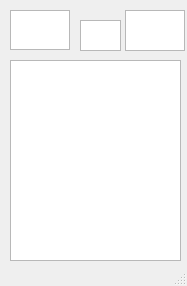
<?xml version="1.0" encoding="UTF-8"?>
<ui version="4.0">
 <class>mineWindow</class>
 <widget class="QMainWindow" name="mineWindow">
  <property name="geometry">
   <rect>
    <x>0</x>
    <y>0</y>
    <width>187</width>
    <height>286</height>
   </rect>
  </property>
  <property name="windowTitle">
   <string>MainWindow</string>
  </property>
  <widget class="QWidget" name="centralwidget">
   <widget class="QGraphicsView" name="graphicsView">
    <property name="geometry">
     <rect>
      <x>10</x>
      <y>60</y>
      <width>171</width>
      <height>201</height>
     </rect>
    </property>
   </widget>
   <widget class="QGraphicsView" name="graphicsView_mine">
    <property name="geometry">
     <rect>
      <x>10</x>
      <y>10</y>
      <width>60</width>
      <height>40</height>
     </rect>
    </property>
   </widget>
   <widget class="QGraphicsView" name="graphicsView_time">
    <property name="geometry">
     <rect>
      <x>125</x>
      <y>10</y>
      <width>60</width>
      <height>41</height>
     </rect>
    </property>
   </widget>
   <widget class="QGraphicsView" name="graphicsView_look">
    <property name="geometry">
     <rect>
      <x>80</x>
      <y>20</y>
      <width>41</width>
      <height>31</height>
     </rect>
    </property>
   </widget>
  </widget>
  <widget class="QMenuBar" name="menubar">
   <property name="geometry">
    <rect>
     <x>0</x>
     <y>0</y>
     <width>187</width>
     <height>19</height>
    </rect>
   </property>
  </widget>
  <widget class="QStatusBar" name="statusbar"/>
 </widget>
 <resources/>
 <connections/>
</ui>
